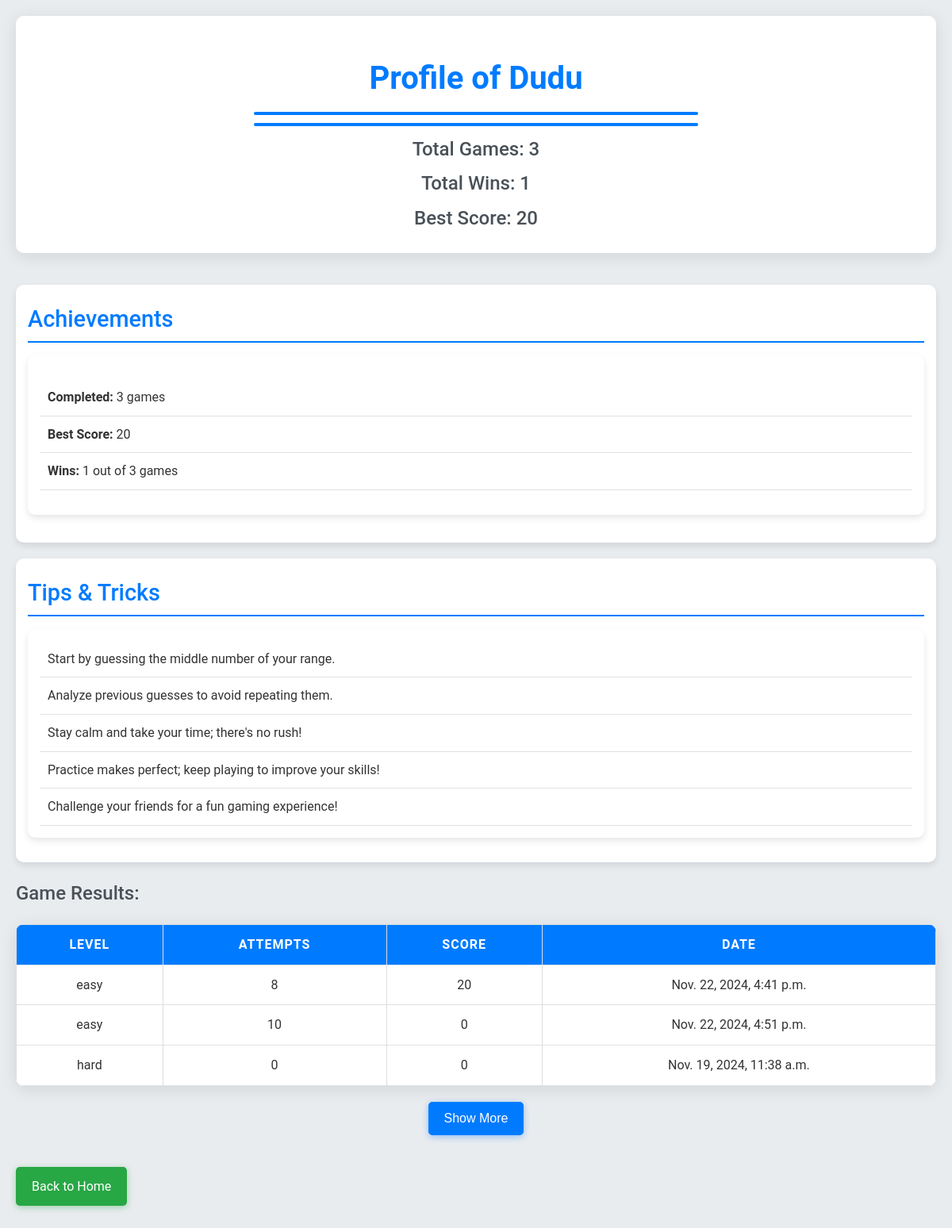
The app's page /profile/ (signed in) with its own data.
### game/models.py (models this page shows, shortened)
class Game(models.Model):
    LEVEL_CHOICES = [
        ('easy', 'Easy'),
        ('medium', 'Medium'),
        ('hard', 'Hard'),
    ]
    user = models.ForeignKey(User, on_delete=models.CASCADE)
    attempts = models.IntegerField(default=0)
    score = models.IntegerField(default=0)
    level = models.CharField(max_length=10, choices=LEVEL_CHOICES)
    created_at = models.DateTimeField(auto_now_add=True)
    target_number = models.IntegerField(default=0)  # Store the target number for reference
    class Meta:
        ordering = ['-score', '-created_at']  # Order by score and then by creation date

### game/views.py (the view)
# urls.py: path('profile/', user_profile, name='profile'),
def user_profile(request):
    games = Game.objects.filter(user=request.user)
    total_games = games.count()
    total_wins = games.filter(score__gt=0).count()
    best_score = games.order_by('-score').first()
    best_score_value = best_score.score if best_score else 0
    leaderboard = (
        Game.objects.values('user__username')
        .annotate(highest_score=Max('score'))
        .order_by('-highest_score')[:10]  # Get top 10 users
    )
    leaderboard_data = [
        {
            'username': entry['user__username'],
            'highest_score': entry['highest_score']
        }
        for entry in leaderboard
    ]
    return render(request, 'game/profile.html', {
        'games': games,
        'total_games': total_games,
        'total_wins': total_wins,
        'best_score': best_score_value,
        'leaderboard': leaderboard_data  # Pass leaderboard data as serializable
    })

### game/templates/game/profile.html (shortened to what this page needs)
{% load static %}
<!DOCTYPE html>
<html lang="en">
<head>
    <link rel="stylesheet" href="{% static 'css/style.css' %}">
</head>
<body>
    <header style="text-align: center; margin-bottom: 40px; padding: 20px; border-radius: 10px; background-color: #ffffff; box-shadow: 0 4px 20px rgba(0, 0, 0, 0.1);">
        <h1 style="color: #007BFF; font-size: 2.5rem; margin-bottom: 10px; position: relative;"> Profile of {{ user.username }}</h1>
        <h1 style="content: ''; display: block; width: 50%; height: 4px; background: #007BFF; margin: 10px auto; border-radius: 5px;"></h1>
        <h2 style="color: #495057; margin: 5px 0; font-weight: 500;">Total Games: {{ total_games }}</h2>
        <h2 style="color: #495057; margin: 5px 0; font-weight: 500;">Total Wins: {{ total_wins }}</h2>
        <h2 style="color: #495057; margin: 5px 0; font-weight: 500;">Best Score: {{ best_score }}</h2>
    </header>
    <div class="bio" style="margin-bottom: 20px;">
        <h2 style="color: #007BFF; font-size: 1.8rem; border-bottom: 2px solid #007BFF; padding-bottom: 5px; margin-bottom: 15px;">Achievements</h2>
        <div class="achievements" style="background-color: #ffffff; padding: 15px; border-radius: 10px; box-shadow: 0 4px 8px rgba(0, 0, 0, 0.1);">
            <ul style="list-style-type: none; padding: 0;">
                <li style="padding: 10px; border-bottom: 1px solid #dee2e6; transition: background-color 0.3s;">
                    <strong>Completed:</strong> {{ total_games }} games
                </li>
                <li style="padding: 10px; border-bottom: 1px solid #dee2e6; transition: background-color 0.3s;">
                    <strong>Best Score:</strong> {{ best_score }}
                </li>
                <li style="padding: 10px; border-bottom: 1px solid #dee2e6; transition: background-color 0.3s;">
                    <strong>Wins:</strong> {{ total_wins }} out of {{ total_games }} games
                </li>
            </ul>
        </div>
    </div>
    <div class="tips" style="margin-bottom: 20px;">
        <h2 style="color: #007BFF; font-size: 1.8rem; border-bottom: 2px solid #007BFF; padding-bottom: 5px; margin-bottom: 15px;">Tips & Tricks</h2>
        <ul style="list-style-type: none; padding: 0; background-color: #ffffff; padding: 15px; border-radius: 10px; box-shadow: 0 4px 8px rgba(0, 0, 0, 0.1);">
            <li style="padding: 10px; border-bottom: 1px solid #dee2e6; transition: background-color 0.3s;">Start by guessing the middle number of your range.</li>
            <li style="padding: 10px; border-bottom: 1px solid #dee2e6; transition: background-color 0.3s;">Analyze previous guesses to avoid repeating them.</li>
            <li style="padding: 10px; border-bottom: 1px solid #dee2e6; transition: background-color 0.3s;">Stay calm and take your time; there's no rush!</li>
            <li style="padding: 10px; border-bottom: 1px solid #dee2e6; transition: background-color 0.3s;">Practice makes perfect; keep playing to improve your skills!</li>
            <li style="padding: 10px; border-bottom: 1px solid #dee2e6; transition: background-color 0.3s;">Challenge your friends for a fun gaming experience!</li>
        </ul>
    </div>
    <h2>Game Results:</h2>
    <table>
        <thead>
            <tr>
                <th>Level</th>
                <th>Attempts</th>
                <th>Score</th>
                <th>Date</th>
            </tr>
        </thead>
        <tbody id="gameResults">
            {% for game in games %}
            <tr class="game-item">
                <td>{{ game.level }}</td>
                <td>{{ game.attempts }}</td>
                <td>{{ game.score }}</td>
                <td>{{ game.created_at }}</td>
            </tr>
            {% empty %}
            <tr>
                <td colspan="4">No game results found.</td>
            </tr>
            {% endfor %}
        </tbody>
    </table>
    <div class="button-container">
        <button id="showMoreBtn">Show More</button>
    </div>
    <a href="{% url 'home' %}" class="back-button">Back to Home</a>
</body>
</html>

### game/static/css/style.css (style rules this page uses)
body { font-family: Arial, sans-serif; background-color: #f4f4f4; margin: 0; padding: 20px; }
h1, h2 { color: #333; }
a { display: inline-block; margin: 10px 0; text-decoration: none; color: #007BFF; }
table { width: 100%; border-collapse: collapse; }
th, td { padding: 10px; border: 1px solid #ddd; }
th { background-color: #f2f2f2; }

### game/templates/game/profile.html (style rules this page uses)
body { font-family: 'Roboto', sans-serif; margin: 0; padding: 20px; background-color: #e9ecef; color: #333; line-height: 1.6; }
header { text-align: center; margin-bottom: 40px; padding: 20px; border-radius: 10px; background-color: #ffffff; box-shadow: 0 4px 20px rgba(0, 0, 0, 0.1); }
h1 { color: #007BFF; font-size: 2.5rem; margin-bottom: 10px; position: relative; }
h1::after { content: ''; display: block; width: 50%; height: 4px; background: #007BFF; margin: 10px auto; border-radius: 5px; }
h2 { color: #495057; margin: 5px 0; font-weight: 500; }
.bio, .achievements, .tips { background-color: #ffffff; padding: 15px; border-radius: 10px; box-shadow: 0 4px 8px rgba(0, 0, 0, 0.1); margin-bottom: 20px; }
.achievements ul, .tips ul { list-style-type: none; padding: 0; }
.achievements li, .tips li { padding: 10px; border-bottom: 1px solid #dee2e6; transition: background-color 0.3s; }
table { width: 100%; margin-top: 20px; border-collapse: collapse; background-color: #ffffff; border-radius: 10px; overflow: hidden; box-shadow: 0 4px 20px rgba(0, 0, 0, 0.1); }
th, td { padding: 12px; text-align: center; border-bottom: 1px solid #dee2e6; }
th { background-color: #007BFF; color: white; text-transform: uppercase; letter-spacing: 1px; }
.button-container { display: flex; justify-content: center; gap: 10px; margin: 20px 0; }
button { padding: 12px 20px; background-color: #007BFF; color: white; border: none; border-radius: 5px; cursor: pointer; transition: background-color 0.3s ease, transform 0.3s ease; font-size: 1rem; box-shadow: 0 2px 8px rgba(0, 123, 255, 0.4); }
.back-button { display: inline-block; padding: 12px 20px; background-color: #28a745; color: white; text-decoration: none; border-radius: 5px; text-align: center; transition: background-color 0.3s ease, transform 0.3s ease; box-shadow: 0 2px 8px rgba(40, 167, 69, 0.4); margin: 20px auto; }

### records on screen
Game: level "easy", attempts "8", score "20", created_at "Nov. 22, 2024, 4:41 p.m."
Game: level "easy", attempts "10", score "0", created_at "Nov. 22, 2024, 4:51 p.m."
Game: level "hard", attempts "0", score "0", created_at "Nov. 19, 2024, 11:38 a.m."

### other values on screen
{{ user.username }} "Dudu"
{{ total_games }} "3"
{{ total_wins }} "1"
{{ best_score }} "20"
